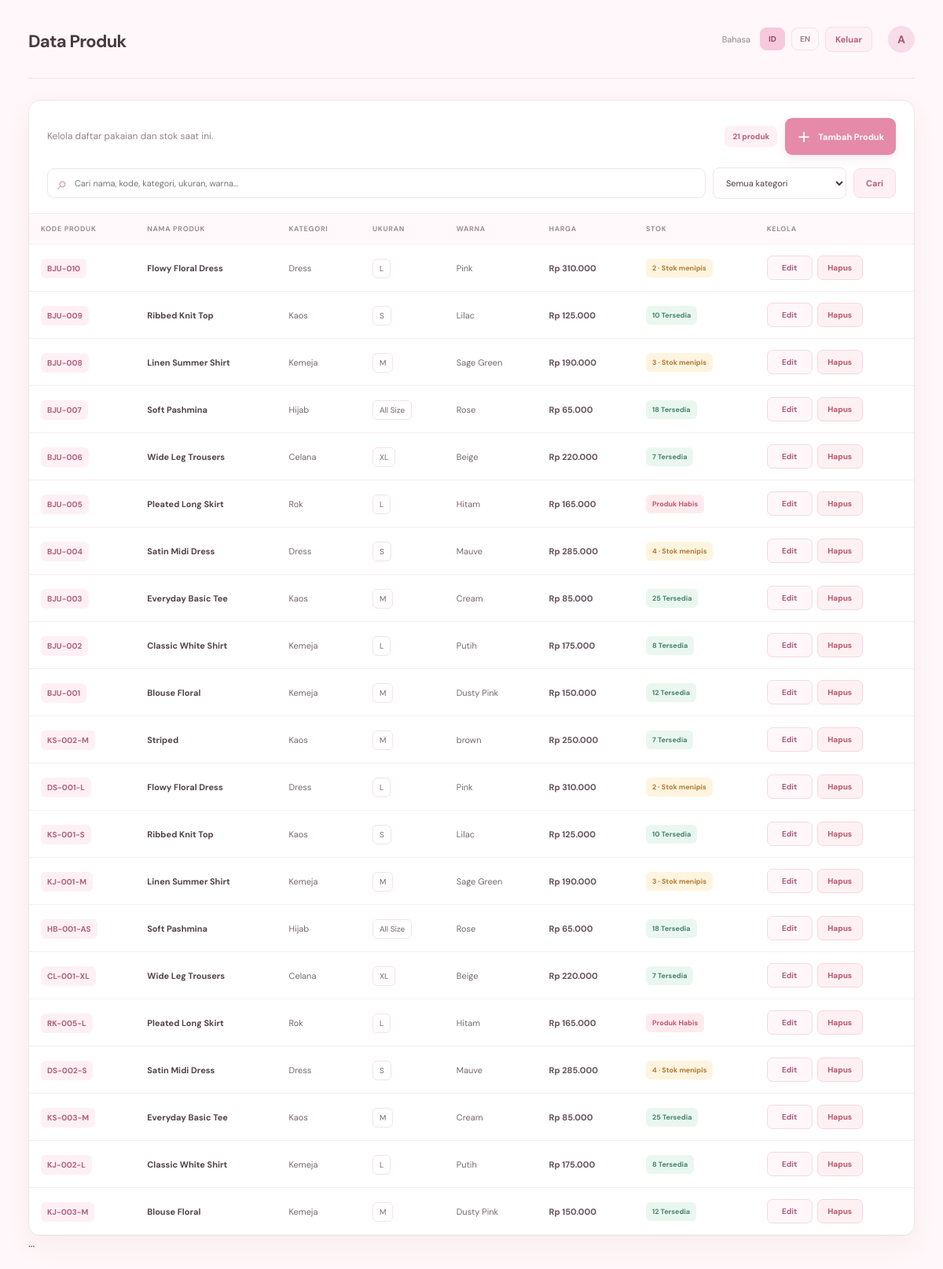
/index.php (signed in), run on the app's committed database.
### tables this page shows
CREATE TABLE `produk` (
  `id` int(11) NOT NULL,
  `kode` varchar(20) NOT NULL,
  `nama` varchar(100) NOT NULL,
  `kategori` varchar(50) NOT NULL,
  `ukuran` varchar(10) NOT NULL,
  `warna` varchar(30) NOT NULL,
  `harga` int(11) NOT NULL,
  `stok` int(11) NOT NULL DEFAULT 0,
  `foto` varchar(255) DEFAULT NULL,
  `created_at` timestamp NOT NULL DEFAULT current_timestamp()
);

### includes/bahasa.php (called while the page is built, shortened)
<?php
function t($key) {
    global $kamus;
    $lang = $_SESSION["lang"] ?? "id";
    return $kamus[$lang][$key] ?? $key;
}
function e($value) {
    return htmlspecialchars((string)$value, ENT_QUOTES, "UTF-8");
}
function category_label($category) {
    $keys = ["Kemeja"=>"cat_shirt", "Dress"=>"cat_dress", "Kaos"=>"cat_tshirt", "Rok"=>"cat_skirt", "Celana"=>"cat_pants", "Hijab"=>"cat_hijab"];
    return isset($keys[$category]) ? t($keys[$category]) : $category;
}
function size_label($size) {
    return $size === "All Size" ? t("size_all") : $size;
}

### index.php (the view, shortened to what this page needs)
<?php
require_once "includes/bahasa.php";
require_once "config/koneksi.php";
$q = trim((string)($_GET["q"] ?? ""));
$kategori = trim((string)($_GET["kategori"] ?? ""));
$sql = "SELECT * FROM produk WHERE 1=1";
$params = [];
$sql .= " ORDER BY id DESC";
$stmt = $pdo->prepare($sql);
$stmt->execute($params);
$produk = $stmt->fetchAll();
$page_title = t("products");
require "includes/header.php";
?>
<div class="panel">
    <div class="panel-heading"><div><p class="muted"><?= e(t("manage_products_desc")) ?></p></div><div class="panel-heading-actions"><span class="count-pill"><?= count($produk) ?> <?= e(t("product_count")) ?></span><a class="btn btn-primary" href="tambah.php"><span>＋</span> <?= e(t("add_product")) ?></a></div></div>
    <form method="GET" action="index.php" class="search-form">
        <div class="search-input"><span>⌕</span><input type="search" name="q" value="<?= e($q) ?>" placeholder="<?= e(t("search_placeholder")) ?>"></div>
        <select name="kategori"><option value=""><?= e(t("all_categories")) ?></option></select>
        <button class="btn btn-soft" type="submit"><?= e(t("search")) ?></button>
    </form>
    <div class="table-wrap"><table><thead><tr><th><?= e(t("code")) ?></th><th><?= e(t("name")) ?></th><th><?= e(t("category")) ?></th><th><?= e(t("size")) ?></th><th><?= e(t("color")) ?></th><th><?= e(t("price")) ?></th><th><?= e(t("stock")) ?></th><th><?= e(t("manage")) ?></th></tr></thead><tbody>
    <?php if (!$produk): ?><tr><td colspan="8" class="empty-state"><strong><?= e(($q !== "" || $kategori !== "") ? t("no_results") : t("empty")) ?></strong><small><?= e(t("empty_hint")) ?></small></td></tr>
    <?php else: foreach ($produk as $p): ?><tr>
        <td><span class="code-badge"><?= e($p["kode"]) ?></span></td>
        <td><div class="product-name"><strong><?= e($p["nama"]) ?></strong></div></td>
        <td><?= e(category_label($p["kategori"])) ?></td><td><span class="size-pill"><?= e(size_label($p["ukuran"])) ?></span></td><td><?= e($p["warna"]) ?></td>
        <td class="price"><?= e(t("currency")) ?> <?= number_format((int)$p["harga"], 0, ",", ".") ?></td>
        <td><?php if ((int)$p["stok"] === 0): ?><span class="stock-badge empty"><?= e(t("out_stock")) ?></span><?php elseif ((int)$p["stok"] <= 5): ?><span class="stock-badge low"><?= (int)$p["stok"] ?> · <?= e(t("stock_warning")) ?></span><?php else: ?><span class="stock-badge good"><?= (int)$p["stok"] ?> <?= e(t("available")) ?></span><?php endif; ?></td>
        <td><div class="action-group"><a class="action-btn edit" href="edit.php?id=<?= (int)$p["id"] ?>"><?= e(t("edit")) ?></a><form method="POST" action="hapus.php" onsubmit="return confirm('<?= e(t("confirm_delete")) ?>')"><input type="hidden" name="id" value="<?= (int)$p["id"] ?>"><button class="action-btn delete" type="submit"><?= e(t("delete")) ?></button></form></div></td>
    </tr><?php endforeach; endif; ?>
    </tbody></table></div>
</div>
<?php require "includes/footer.php"; ?>

### includes/header.php (shortened to what this page needs)
<?php
$page_title = $page_title ?? t("dashboard");
?>
<!DOCTYPE html>
<html lang="<?= ($_SESSION["lang"] ?? "id") === "en" ? "en" : "id" ?>">
<head>
    <link rel="stylesheet" href="assets/css/style.css">
</head>
<body>
<div class="app-shell">
    <main class="main-area">
        <header class="topbar">
            <div><h1><?= e($page_title) ?></h1></div>
            <div class="topbar-actions">
                <span class="language-label"><?= e(t("language")) ?></span>
                <a class="lang-pill <?= ($_SESSION["lang"] ?? "id")==="id" ? "selected" : "" ?>" href="ganti_bahasa.php?lang=id">ID</a>
                <a class="lang-pill <?= ($_SESSION["lang"] ?? "id")==="en" ? "selected" : "" ?>" href="ganti_bahasa.php?lang=en">EN</a>
                <a class="top-logout" href="logout.php"><?= e(t("logout")) ?></a>
                <span class="top-avatar"><?= e(strtoupper(substr($_SESSION["user"]["nama"] ?? "A", 0, 1))) ?></span>
            </div>
        </header>
        <section class="content">

### includes/footer.php (shortened to what this page needs)
<section>
...
</section>
    </main>
</div>
</body>
</html>

### data on the page
produk: kode "BJU-010", nama "Flowy Floral Dress", kategori "Dress", ukuran "L", warna "Pink", harga "310.000", stok "2"
produk: kode "BJU-009", nama "Ribbed Knit Top", kategori "Kaos", ukuran "S", warna "Lilac", harga "125.000", stok "10"
produk: kode "BJU-008", nama "Linen Summer Shirt", kategori "Kemeja", ukuran "M", warna "Sage Green", harga "190.000", stok "3"
produk: kode "BJU-007", nama "Soft Pashmina", kategori "Hijab", ukuran "All Size", warna "Rose", harga "65.000", stok "18"
produk: kode "BJU-006", nama "Wide Leg Trousers", kategori "Celana", ukuran "XL", warna "Beige", harga "220.000", stok "7"
produk: kode "BJU-005", nama "Pleated Long Skirt", kategori "Rok", ukuran "L", warna "Hitam", harga "165.000"
produk: kode "BJU-004", nama "Satin Midi Dress", kategori "Dress", ukuran "S", warna "Mauve", harga "285.000", stok "4"
produk: kode "BJU-003", nama "Everyday Basic Tee", kategori "Kaos", ukuran "M", warna "Cream", harga "85.000", stok "25"
produk: kode "BJU-002", nama "Classic White Shirt", kategori "Kemeja", ukuran "L", warna "Putih", harga "175.000", stok "8"
produk: kode "BJU-001", nama "Blouse Floral", kategori "Kemeja", ukuran "M", warna "Dusty Pink", harga "150.000", stok "12"
produk: kode "KS-002-M", nama "Striped", kategori "Kaos", ukuran "M", warna "brown", harga "250.000", stok "7"
produk: kode "DS-001-L", nama "Flowy Floral Dress", kategori "Dress", ukuran "L", warna "Pink", harga "310.000", stok "2"
produk: kode "KS-001-S", nama "Ribbed Knit Top", kategori "Kaos", ukuran "S", warna "Lilac", harga "125.000", stok "10"
produk: kode "KJ-001-M", nama "Linen Summer Shirt", kategori "Kemeja", ukuran "M", warna "Sage Green", harga "190.000", stok "3"
produk: kode "HB-001-AS", nama "Soft Pashmina", kategori "Hijab", ukuran "All Size", warna "Rose", harga "65.000", stok "18"
produk: kode "CL-001-XL", nama "Wide Leg Trousers", kategori "Celana", ukuran "XL", warna "Beige", harga "220.000", stok "7"
produk: kode "RK-005-L", nama "Pleated Long Skirt", kategori "Rok", ukuran "L", warna "Hitam", harga "165.000"
produk: kode "DS-002-S", nama "Satin Midi Dress", kategori "Dress", ukuran "S", warna "Mauve", harga "285.000", stok "4"
produk: kode "KS-003-M", nama "Everyday Basic Tee", kategori "Kaos", ukuran "M", warna "Cream", harga "85.000", stok "25"
produk: kode "KJ-002-L", nama "Classic White Shirt", kategori "Kemeja", ukuran "L", warna "Putih", harga "175.000", stok "8"
produk: kode "KJ-003-M", nama "Blouse Floral", kategori "Kemeja", ukuran "M", warna "Dusty Pink", harga "150.000", stok "12"

### other printed values
$page_title "Data Produk"
t("language") "Bahasa"
t("logout") "Keluar"
substr($_SESSION["user"]["nama"] ?? "A", 0, 1) "A"
t("manage_products_desc") "Kelola daftar pakaian dan stok saat ini."
count($produk) "21"
t("product_count") "produk"
t("add_product") "Tambah Produk"
t("search") "Cari"
t("code") "KODE PRODUK"
t("name") "NAMA PRODUK"
t("category") "KATEGORI"
t("size") "UKURAN"
t("color") "WARNA"
t("price") "HARGA"
